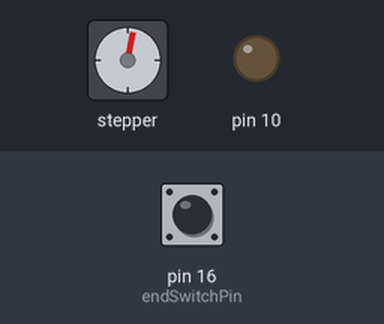
Recording of a sketch running on a simulated Arduino Uno, built with avr-gcc and run on an emulated ATmega328P. Shown: stepper motor, output pins drawn as LEDs (lit = HIGH). The inputs (shaded band) are chosen by the test bench; at power-on: pin 16 (endSwitchPin) HIGH. Stepper angles assume 200 steps per turn.

Above: at 1.2 s.
1.3 s: pin 16 (endSwitchPin) pulled LOW for 0.15 s
At 2.43 s:
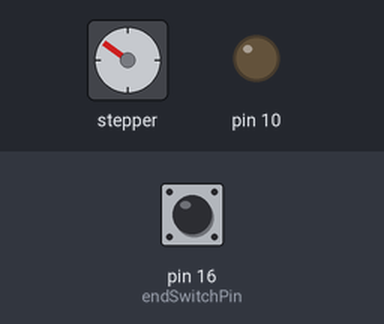
4.4 s: pin 16 (endSwitchPin) pulled LOW for 1 s
At 4.84 s:
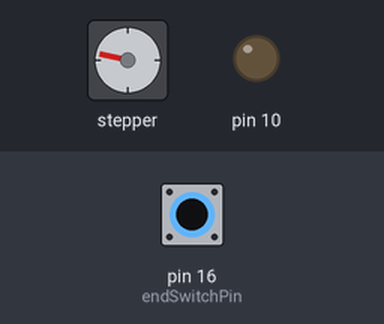
Timing chart, 0 to 19.7 s (numbered marks = the images above; inputs shaded):
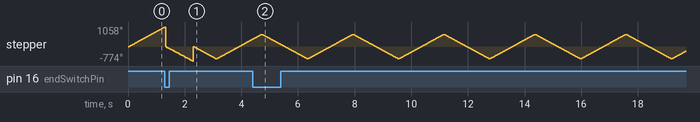

The sketch:

radar-motortest.ino
```cpp
//This is an example of how you would control 1 stepper

#include <AccelStepper.h>

int motorSpeed = 500; //maximum steps per second
int motorAccel = 10000; //steps/second/second to accelerate

int motorDirPin = 18;
int motorStepPin = 19;
int endSwitchPin = 16;
volatile int state = LOW;

//set up the accelStepper intance
//the "1" tells it we are using a motor controller
AccelStepper stepper(1, motorStepPin, motorDirPin);


void setup(){
 pinMode(10, OUTPUT);
 pinMode(endSwitchPin, INPUT_PULLUP);
 digitalWrite(10, LOW); //use pin 10 as ground
 stepper.setMaxSpeed(motorSpeed);
 stepper.setSpeed(motorSpeed);
 stepper.setAcceleration(motorAccel);

 stepper.moveTo(2000); //go to the endswitch
}

void loop(){
	if (1){
		 //if stepper is at desired location
		 if (stepper.distanceToGo() == 0)
		 {
		  //go from -180deg to +180deg and from +180deg to -180deg
		  stepper.moveTo(-stepper.currentPosition());
		 }
		}
	 if (digitalRead(endSwitchPin) == LOW && state==LOW) //if stepper is at endswitch
	 {
	 	stepper.stop();
	 	stepper.setCurrentPosition(0);
	 	stepper.moveTo(-430); //
	 	while(stepper.distanceToGo() != 0)
	 	{
	 		stepper.run();
	 	}
	 	stepper.setCurrentPosition(0); //set new null position
	 	stepper.moveTo(-360); //rotate 360 steps to left (180deg)
	 	state=HIGH;
	 }
	 else
	 {
	 	stepper.run(); //these must be called as often as possible to ensure smooth operation any delay will cause jerky motion
	 }
}
```
